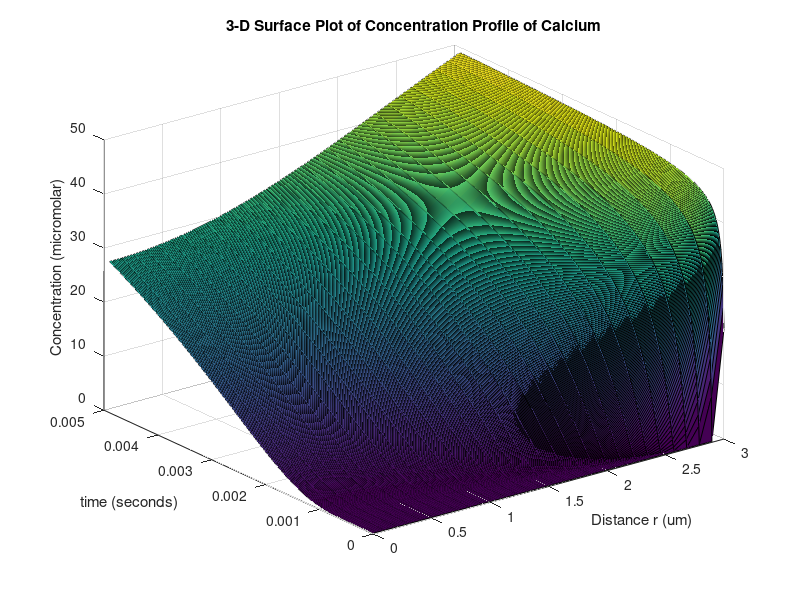
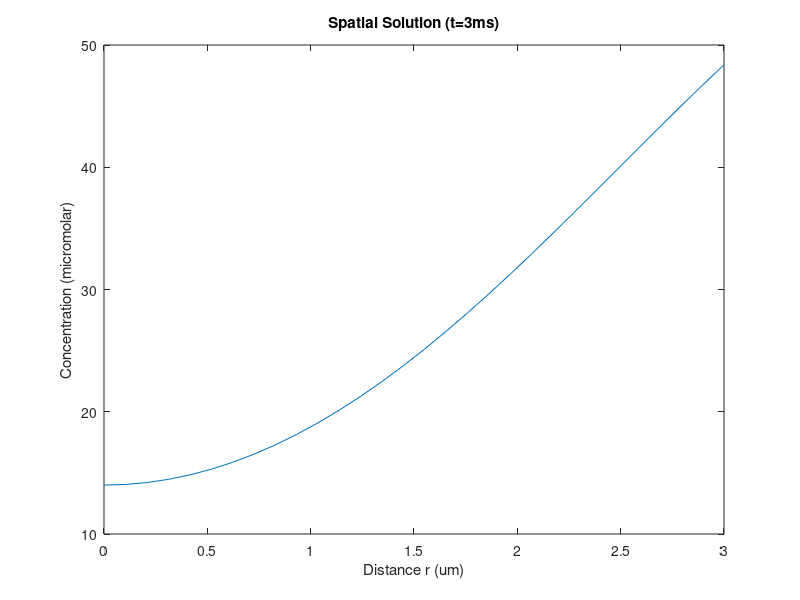
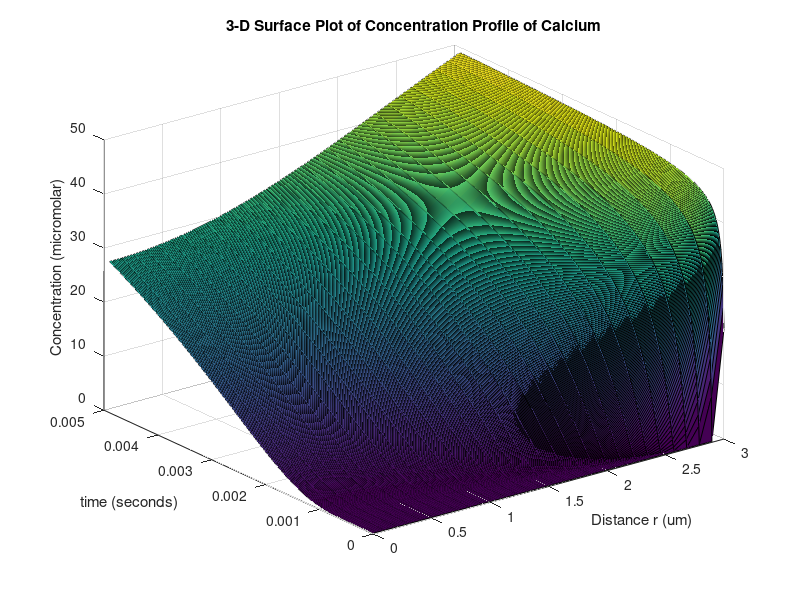
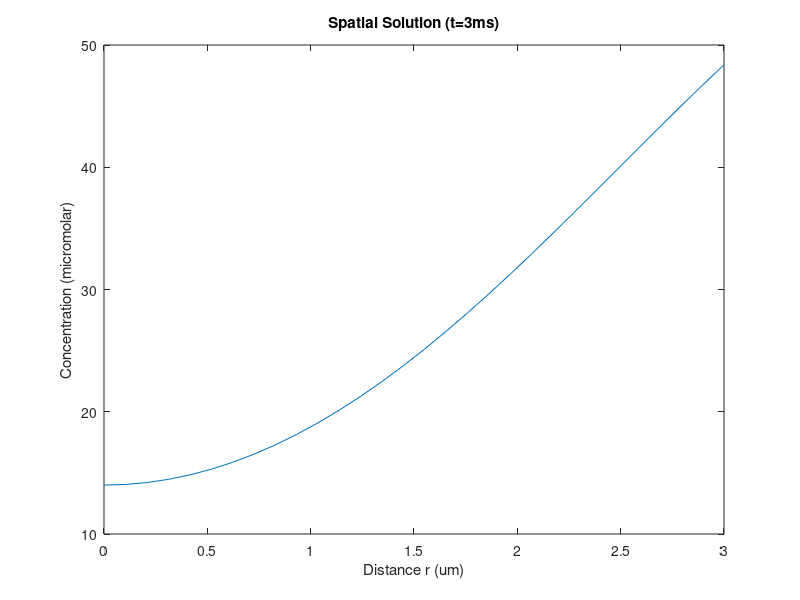

Write MATLAB code to recreate these figures, in order.
clear all
clc
D=4e-6; %Calcium Diffusion Coeffecient cm^2/sec
k=1; % Counter for time steps
rstep=0.1*10^-4; %delta r in cm
Ca=linspace(.150,.150,31); % Array representing calcium concentration profile across the cell using 30 slices and beginning concentration of 0.15 micromolar
bc=50; % Boundary concentration of 50 um
j=30;  % Counter for radial positions
dt=0.00001; % Time step

% Main loop for time steps
while k<500 % Run the simulation for 500 time steps
    j=30; % Reset the radial position counter
    Ca(31)=bc; % Set the boundary concentration at the outer edge of the cell, just inside the membrane

     % Loop through radial positions
    while j > 0
        % Calculate change in calcium concentration at each radial position
        if j==1 %center of cell?
            dc(j)=(((4*D)/(rstep^2))*(Ca(2)-Ca(1)))*dt; % Boundary condition at center
            j=j-1; % j becomes 0 to exit the while loop
        else
            % Diffusion equation for calcium concentration for each
            % individual annulus
            dc(j)=((D/rstep^2)*((Ca(j+1)-2*Ca(j)+Ca(j-1))+((Ca(j+1)-Ca(j-1))/(2*(j-1)))))*dt;
            j=(j-1); % move to next annulus getting closer to center
        end
    end
    
    Ca(31)=[]; % Remove the boundary concentration from the array
    Catime(k,:)=Ca+dc; % Store the current calcium concentration, considering changes in concentration
    Ca=Ca+dc; % Update the calcium concentration profile for the next time step
    Ca(31)=bc; % Reupdate the boundary condition
    k=k+1; % proceed to next time step
end

r=linspace(0,3,30); % Radial distance from the center of the cell to 3 um
t=linspace(0,.0049,499); % Time points for which concentration profiles are calculated from 0 to 0.0049 seconds
figure(1)
surf(r,t,Catime) % 3D plot of radium time and concentration
title('3-D Surface Plot of Concentration Profile of Calcium')
xlabel('Distance r (um)')
ylabel('time (seconds)')
zlabel('Concentration (micromolar)')
figure(2)
plot(r,Catime(300,:)) %plot concentration vs radius at t=3 ms
title('Spatial Solution (t=3ms)')
xlabel('Distance r (um)')
ylabel('Concentration (micromolar)')

%%
clear all
clc
D=4e-6; %Calcium Diffusion Coeffecient cm^2/sec
k=1; % Counter for time steps
rstep=0.1*10^-4; %delta r in cm
Ca=linspace(.150,.150,31); % Array representing calcium concentration profile across the cell using 30 slices and beginning concentration of 0.15 micromolar
bc=50; % Boundary concentration of 50 um
j=30;  % Counter for radial positions to start at outer shell
dt=0.00001; % Time step
n = 1;
K_m = 0.500; % Concentration where Vmax/2 occurs (uM)
V_max = 3.2e-7*rstep; % Maximum velocity (uM/s)

% Main loop for time steps
while k<500 % Run the simulation for 500 time steps
    j=30; % Reset the radial position counter
    Ca(31)=bc; % Set the boundary concentration at the outer edge of the cell, just inside the membrane

     % Loop through radial positions
    while j > 0
        % Calculate membrane flux term using Michaelis-Menten kinetics
        pump = V_max * Ca(j) / (K_m + Ca(j));

        % Calculate change in calcium concentration at each radial position
        if j==1 %center of cell
            dc(j)=(((4*D)/(rstep^2))*(Ca(2)-Ca(1)))*dt - pump*dt; % Boundary condition at center
            j=j-1; % j becomes 0 to exit the while loop
        else
            % Diffusion equation for calcium concentration for each
            % individual annulus
            dc(j)=((D/rstep^2)*((Ca(j+1)-2*Ca(j)+Ca(j-1))+((Ca(j+1)-Ca(j-1))/(2*(j-1)))))*dt - pump*dt;
            j=(j-1); % move to next annulus getting closer to center
        end
    end
    
    Ca(31)=[]; % Remove the boundary concentration from the array
    Catime(k,:)=Ca+dc; % Store the current calcium concentration, considering changes in concentration
    Ca=Ca+dc; % Update the calcium concentration profile for the next time step
    Ca(31)=bc; % Reupdate the boundary condition
    k=k+1; % proceed to next time step
end

r=linspace(0,3,30); % Radial distance from the center of the cell to 3 um
t=linspace(0,.0049,499); % Time points for which concentration profiles are calculated from 0 to 0.0049 seconds
figure;
surf(r,t,Catime) % 3D plot of radium time and concentration
title('3-D Surface Plot of Concentration Profile of Calcium')
xlabel('Distance r (um)')
ylabel('time (seconds)')
zlabel('Concentration (micromolar)')
figure;
plot(r,Catime(300,:)) %plot concentration vs radius at t=3 ms
title('Spatial Solution (t=3ms)')
xlabel('Distance r (um)')
ylabel('Concentration (micromolar)')